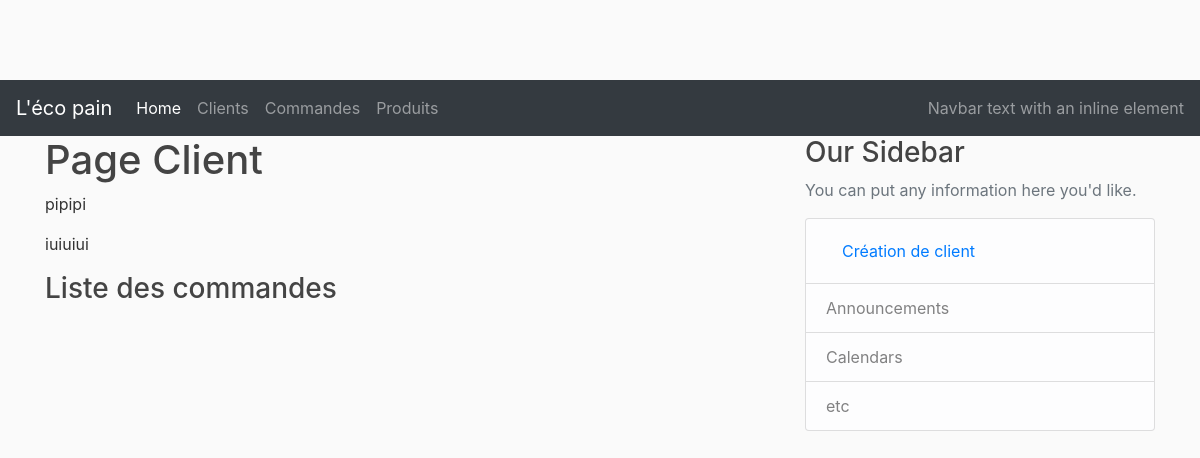
Before: /customers/5 with the older database file.
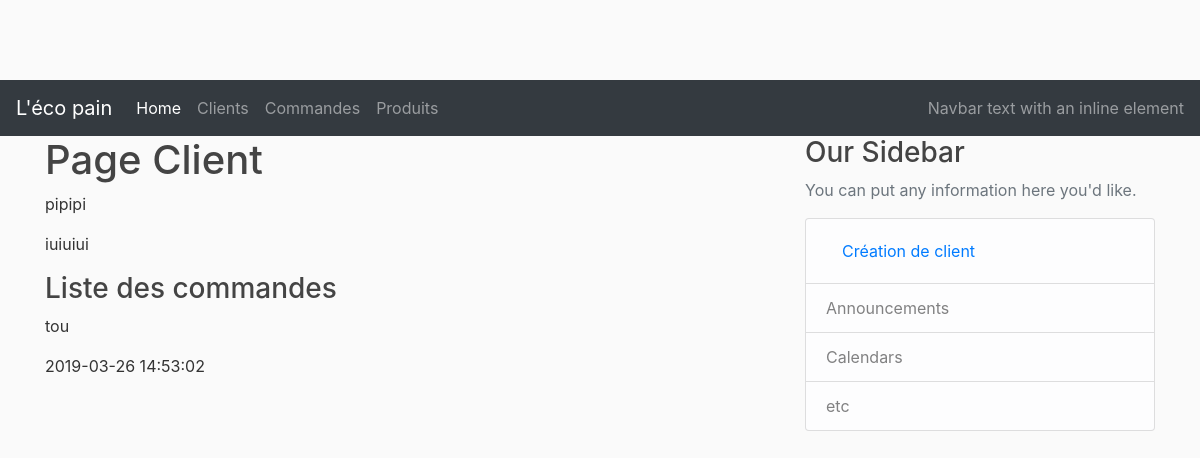
After: the same page with the newer database file.
### lecopain/models.py (models this page shows, shortened)
class Order(db.Model):
    __tablename__ = 'orders'
    id = db.Column(db.Integer, primary_key=True)
    title = db.Column(db.String(50), nullable=False)
    order_dt = db.Column(db.DateTime)
    created_at = db.Column(db.DateTime, nullable=False, default=datetime.utcnow)
    customer_id = db.Column(db.Integer, db.ForeignKey('customers.id'), nullable=False)

### lecopain/routes.py (the view)
@app.route("/customers/<int:customer_id>")
def customer(customer_id):
    customer = Customer.query.get_or_404(customer_id)
    return render_template('/customers/customer.html', customer=customer)

### lecopain/templates/customers/customer.html
{% extends "layout.html" %}
{% block content %}
    <h1>Page Client</h1>
    <div class="content-section">
        <p>{{customer.firstname}}</p>
        <p>{{customer.lastname}}</p>
    </div>
    <div>
        <h3>Liste des commandes</h3>
    </div>
    <div class="content-section">
        {% for order in customer.orders %}
            <p>{{order.title}}</p>
            <p>{{order.order_dt}}</p>
        {% endfor %}
    </div>
{% endblock %}
{% block right_menu %}
<div class="content-section">
    <h3>Our Sidebar</h3>
    <p class='text-muted'>You can put any information here you'd like.
        <ul class="list-group">
        <li class="list-group-item list-group-item-light">
                <a class="nav-link" href="/customers/new">Création de client</a></li>
        <li class="list-group-item list-group-item-light">Announcements</li>
        <li class="list-group-item list-group-item-light">Calendars</li>
        <li class="list-group-item list-group-item-light">etc</li>
        </ul>
    </p>
</div>
{% endblock %}

Changed rows visible on the page:
added Order: title "tou", order_dt "2019-03-26 14:53:02"
